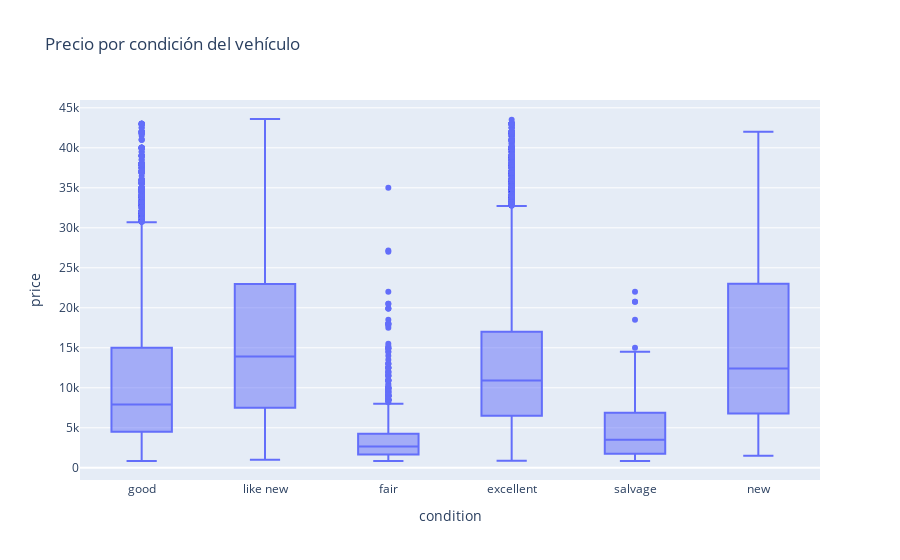

Source (notebook cell):
### Code cell
px.box(df, x='condition', y='price', title='Precio por condición del vehículo')

### Figure 1 — Plotly figure (JSON) as saved in the notebook; plotly's stock layout.template omitted (floating-point values rounded to 4 significant figures; data arrays with more than 128 entries replaced by an {"elided": "..."} marker saying what was removed)
{"data": [{"alignmentgroup": "True", "hovertemplate": "condition=%{x}<br>price=%{y}<extra></extra>", "legendgroup": "", "marker": {"color": "#636efa"}, "name": "", "notched": false, "offsetgroup": "", "orientation": "v", "showlegend": false, "type": "box", "x": {"elided": "49024 str values"}, "x0": " ", "xaxis": "x", "y": {"elided": "49024 int values"}, "y0": " ", "yaxis": "y"}], "layout": {"boxmode": "group", "legend": {"tracegroupgap": 0}, "title": {"text": "Precio por condición del vehículo"}, "xaxis": {"anchor": "y", "domain": [0, 1], "title": {"text": "condition"}}, "yaxis": {"anchor": "x", "domain": [0, 1], "title": {"text": "price"}}}}
